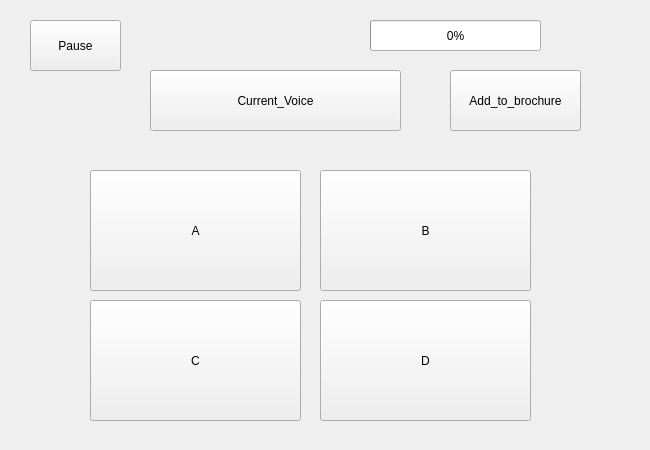
<?xml version="1.0" encoding="UTF-8"?>
<ui version="4.0">
 <class>Test_Window</class>
 <widget class="QWidget" name="Test_Window">
  <property name="geometry">
   <rect>
    <x>0</x>
    <y>0</y>
    <width>650</width>
    <height>450</height>
   </rect>
  </property>
  <property name="minimumSize">
   <size>
    <width>650</width>
    <height>450</height>
   </size>
  </property>
  <property name="maximumSize">
   <size>
    <width>650</width>
    <height>450</height>
   </size>
  </property>
  <property name="windowTitle">
   <string>Test_Window</string>
  </property>
  <widget class="QPushButton" name="A_button">
   <property name="geometry">
    <rect>
     <x>90</x>
     <y>170</y>
     <width>211</width>
     <height>121</height>
    </rect>
   </property>
   <property name="text">
    <string>A</string>
   </property>
  </widget>
  <widget class="QPushButton" name="D_button">
   <property name="geometry">
    <rect>
     <x>320</x>
     <y>300</y>
     <width>211</width>
     <height>121</height>
    </rect>
   </property>
   <property name="text">
    <string>D</string>
   </property>
  </widget>
  <widget class="QPushButton" name="C_button">
   <property name="geometry">
    <rect>
     <x>90</x>
     <y>300</y>
     <width>211</width>
     <height>121</height>
    </rect>
   </property>
   <property name="text">
    <string>C</string>
   </property>
  </widget>
  <widget class="QPushButton" name="B_button">
   <property name="geometry">
    <rect>
     <x>320</x>
     <y>170</y>
     <width>211</width>
     <height>121</height>
    </rect>
   </property>
   <property name="text">
    <string>B</string>
   </property>
  </widget>
  <widget class="QPushButton" name="Pause_button">
   <property name="geometry">
    <rect>
     <x>30</x>
     <y>20</y>
     <width>91</width>
     <height>51</height>
    </rect>
   </property>
   <property name="text">
    <string>Pause</string>
   </property>
  </widget>
  <widget class="QPushButton" name="Play_current_button">
   <property name="geometry">
    <rect>
     <x>150</x>
     <y>70</y>
     <width>251</width>
     <height>61</height>
    </rect>
   </property>
   <property name="text">
    <string>Current_Voice</string>
   </property>
  </widget>
  <widget class="QPushButton" name="Add_button">
   <property name="geometry">
    <rect>
     <x>450</x>
     <y>70</y>
     <width>131</width>
     <height>61</height>
    </rect>
   </property>
   <property name="text">
    <string>Add_to_brochure</string>
   </property>
  </widget>
  <widget class="QProgressBar" name="Test_Progress">
   <property name="geometry">
    <rect>
     <x>370</x>
     <y>20</y>
     <width>171</width>
     <height>31</height>
    </rect>
   </property>
   <property name="value">
    <number>0</number>
   </property>
  </widget>
 </widget>
 <resources/>
 <connections/>
</ui>
